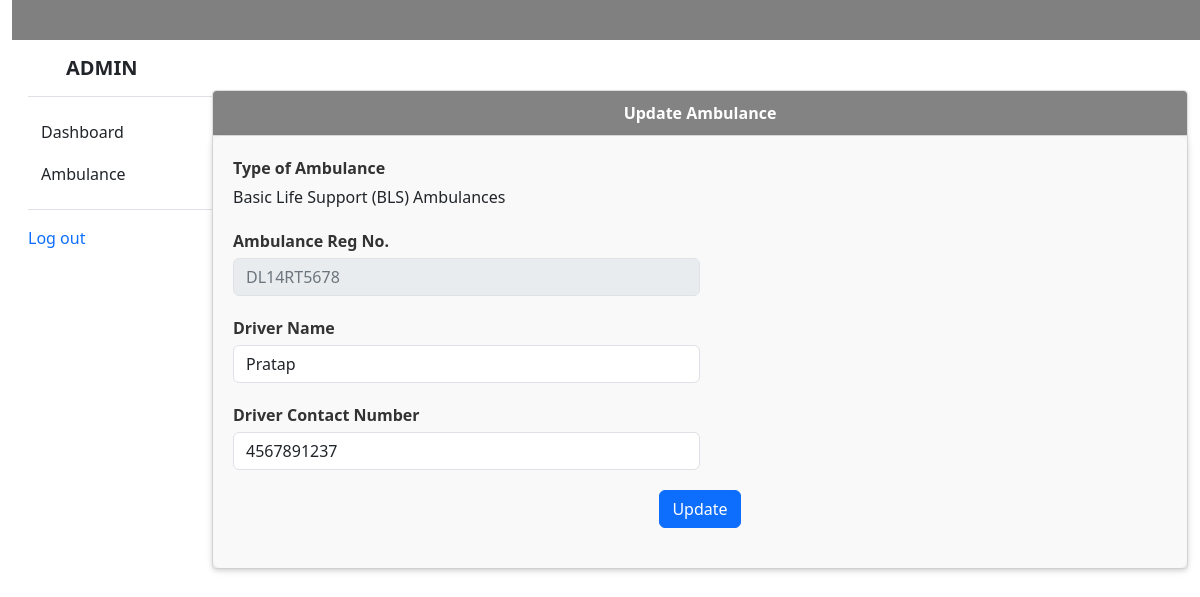
/ambulance_booking/admin/edit-ambulance.php?editid=1 (signed in), run on the app's committed database.
### tables this page shows
CREATE TABLE `tblambulance` (
  `ID` int(11) NOT NULL,
  `AmbulanceType` varchar(250) DEFAULT NULL,
  `AmbRegNum` varchar(250) DEFAULT NULL,
  `DriverName` varchar(250) DEFAULT NULL,
  `DriverContactNumber` bigint(20) DEFAULT NULL,
  `CreationDate` timestamp NULL DEFAULT current_timestamp(),
  `Status` varchar(250) DEFAULT NULL,
  `UpdationDate` timestamp NULL DEFAULT NULL ON UPDATE current_timestamp()
);

### ambulance_booking/admin/edit-ambulance.php (the view, shortened to what this page needs)
<?php
include('includes/dbconnection.php');
if (strlen($_SESSION['eahpaid']==0)) {
  header('location:logout.php');
  } else{
  ?>
<!DOCTYPE html>
<html lang="en">
<head>
    <link rel="stylesheet" href="style.css">
    <link href="https://cdn.jsdelivr.net/npm/bootstrap@5.3.3/dist/css/bootstrap.min.css" rel="stylesheet">
</head>
<body>
    <div class="container-fluid">
        <div class="row">
            <div class="col-md-12">
                <?php include_once('includes/header.php'); ?>
            </div>
        </div>
        <div class="row">
            <div class="col-md-2">
                <?php include_once('includes/sidebar.php'); ?>
            </div>
            <div class="col-md-10">
            <section class="wrapper">
		        <div class="form-w3layouts">
            <div class="row">
                <div class="col-lg-12">
                    <section class="panel">
                        <header class="panel-heading">
                            Update Ambulance
                        </header>
                        <div class="panel-body">
                            <div class="form">
                                <form class="cmxform form-horizontal " method="post" action="">
                                    <?php
 $cid=$_GET['editid'];
$ret=mysqli_query($con,"select * from tblambulance where ID='$cid'");
while ($row=mysqli_fetch_array($ret)) {
?>
                                    <div class="form-group ">
                                        <label for="adminname" class="control-label col-lg-3">Type of Ambulance</label>
                                        <div class="col-lg-6">
                                             <?php   $atype=$row['AmbulanceType'];
                 if($atype=="1"){ ?>
                  <p>Basic Life Support (BLS) Ambulances</p>
                <?php } elseif($atype=="2"){ ?>
                  <p>Advanced Life Support (ALS) Ambulances</p>
                <?php } elseif($atype=="3"){ ?>
                   <p>Non-Emergency Patient Transport Ambulances</p>
                   <?php } elseif($atype=="4"){ ?>
                     <p>Boat Ambulance</p>
                     <?php } ?>
                                        </div>
                                    </div>
                                    <div class="form-group ">
                                        <label for="adminname" class="control-label col-lg-3">Ambulance Reg No.</label>
                                        <div class="col-lg-6">
                                            <input class=" form-control" id="ambregnum" name="ambregnum" type="text" readonly="true" value="<?php  echo $row['AmbRegNum'];?>">
                                        </div>
                                    </div>
                                    <div class="form-group ">
                                        <label for="adminname" class="control-label col-lg-3">Driver Name</label>
                                        <div class="col-lg-6">
                                            <input class=" form-control" id="dname" name="dname" type="text" required="true" value="<?php  echo $row['DriverName'];?>">
                                        </div>
                                    </div>
                                     <div class="form-group ">
                                        <label for="adminname" class="control-label col-lg-3">Driver Contact Number</label>
                                        <div class="col-lg-6">
                                            <input class=" form-control" id="dconnum" name="dconnum" type="text" required="true" value="<?php  echo $row['DriverContactNumber'];?>" maxlength="10" pattern="[0-9]+">
                                        </div>
                                    </div>
                                    <?php } ?>
                                    <div class="form-group">
                                        <div class="col-lg-offset-3 col-lg-6">
                                          <p style="text-align: center;"> <button class="btn btn-primary" type="submit" name="submit">Update</button></p>
                                        </div>
                                    </div>
                                </form>
                            </div>
                        </div>
                    </section>
                </div>
            </div>
        </div>
</section>
            </div>
        </div>
    </div>
</body>
</html>
<?php }  ?>

### ambulance_booking/admin/style.css (style rules this page uses)
.panel { background-color: #f9f9f9; border: 1px solid #ddd; border-radius: 4px; box-shadow: 0 2px 4px rgba(0, 0, 0, 0.1); margin-top: 50px; margin-bottom: 20px; }
.panel-heading { background-color: #838383; color: white; font-weight: bold; padding: 10px 15px; border-bottom: 1px solid #ddd; border-top-left-radius: 4px; border-top-right-radius: 4px; text-align: center; }
.btn { padding: 8px 12px; border-radius: 4px; text-decoration: none; color: white; font-weight: bold; }
.btn-primary { background-color: #898989; border: none; }
.form { background-color: #f9f9f9; padding: 20px; border-radius: 8px; box-shadow: 0 2px 10px rgba(0, 0, 0, 0.1); max-width: 1000px; margin: 0 auto; }
.form-group { margin-bottom: 20px; }
.control-label { font-weight: bold; color: #333; text-align: left; display: block; margin-bottom: 5px; }
.form-control { width: 100%; padding: 10px; font-size: 16px; border: 1px solid #ddd; border-radius: 4px; transition: border-color 0.3s; }
.form-control[readonly] { background-color: #e9ecef; color: #6c757d; }
.btn { background-color: #007bff; color: white; padding: 10px 15px; font-size: 16px; border: none; border-radius: 4px; transition: background-color 0.3s ease; cursor: pointer; }
.col-lg-offset-3 { margin-left: 25%; }

### data on the page
tblambulance: AmbulanceType "Basic Life Support (BLS) Ambulances", ambregnum "DL14RT5678", dname "Pratap", dconnum "4567891237"
